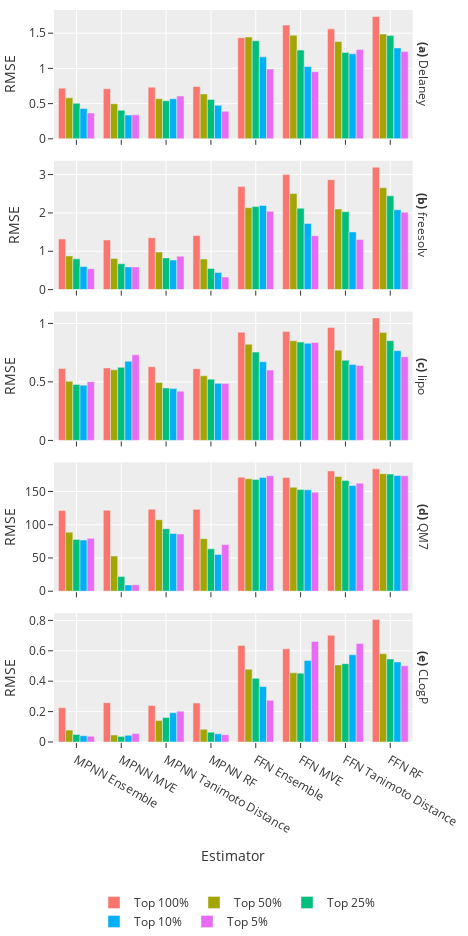

Here is the notebook cell this chart was saved with:
### Code cell
fig = px.bar(top5_df,
             x="Estimator",
             y="RMSE",
             color="Selection",
             height=468*2,
             width=234*2,
             facet_row='Data Set')

# Change the bar mode

fig.update_yaxes(matches=None)

fig.update_layout(legend=dict(xanchor='center', x=0.5, y=-0.2, orientation='h', title=None),
                  barmode="group",
                  margin=go.layout.Margin(
                    l=25,
                    r=25,
                    b=0,
                    t=10,
                    pad=0),
                  autosize=False,
                  font=dict(
                  size=12))

fig.for_each_annotation(update_label)

fig.show()

### Figure 1 — Plotly figure (JSON) as saved in the notebook; plotly's stock layout.template omitted (floating-point values rounded to 4 significant figures)
{"data": [{"alignmentgroup": "True", "hoverlabel": {"namelength": 0}, "hovertemplate": "Selection=Top 100%<br>Data Set=Delaney<br>Estimator=%{x}<br>RMSE=%{y}", "legendgroup": "Top 100%", "marker": {"color": "#F8766D"}, "name": "Top 100%", "offsetgroup": "Top 100%", "orientation": "v", "showlegend": true, "textposition": "auto", "type": "bar", "x": ["MPNN Ensemble", "MPNN MVE", "MPNN Tanimoto Distance", "MPNN RF", "FFN Ensemble", "FFN MVE", "FFN Tanimoto Distance", "FFN RF"], "xaxis": "x5", "y": [0.7197, 0.7115, 0.7338, 0.7434, 1.436, 1.615, 1.561, 1.738], "yaxis": "y5"}, {"alignmentgroup": "True", "hoverlabel": {"namelength": 0}, "hovertemplate": "Selection=Top 100%<br>Data Set=freesolv<br>Estimator=%{x}<br>RMSE=%{y}", "legendgroup": "Top 100%", "marker": {"color": "#F8766D"}, "name": "Top 100%", "offsetgroup": "Top 100%", "orientation": "v", "showlegend": false, "textposition": "auto", "type": "bar", "x": ["MPNN Ensemble", "MPNN MVE", "MPNN Tanimoto Distance", "MPNN RF", "FFN Ensemble", "FFN MVE", "FFN Tanimoto Distance", "FFN RF"], "xaxis": "x4", "y": [1.321, 1.296, 1.354, 1.412, 2.686, 2.999, 2.867, 3.192], "yaxis": "y4"}, {"alignmentgroup": "True", "hoverlabel": {"namelength": 0}, "hovertemplate": "Selection=Top 100%<br>Data Set=lipo<br>Estimator=%{x}<br>RMSE=%{y}", "legendgroup": "Top 100%", "marker": {"color": "#F8766D"}, "name": "Top 100%", "offsetgroup": "Top 100%", "orientation": "v", "showlegend": false, "textposition": "auto", "type": "bar", "x": ["MPNN Ensemble", "MPNN MVE", "MPNN Tanimoto Distance", "MPNN RF", "FFN Ensemble", "FFN MVE", "FFN Tanimoto Distance", "FFN RF"], "xaxis": "x3", "y": [0.6145, 0.6194, 0.63, 0.6132, 0.9248, 0.9298, 0.9657, 1.046], "yaxis": "y3"}, {"alignmentgroup": "True", "hoverlabel": {"namelength": 0}, "hovertemplate": "Selection=Top 100%<br>Data Set=QM7<br>Estimator=%{x}<br>RMSE=%{y}", "legendgroup": "Top 100%", "marker": {"color": "#F8766D"}, "name": "Top 100%", "offsetgroup": "Top 100%", "orientation": "v", "showlegend": false, "textposition": "auto", "type": "bar", "x": ["MPNN Ensemble", "MPNN MVE", "MPNN Tanimoto Distance", "MPNN RF", "FFN Ensemble", "FFN MVE", "FFN Tanimoto Distance", "FFN RF"], "xaxis": "x2", "y": [121.4, 121.9, 123.3, 123.1, 171.5, 170.9, 180.8, 184.0], "yaxis": "y2"}, {"alignmentgroup": "True", "hoverlabel": {"namelength": 0}, "hovertemplate": "Selection=Top 100%<br>Data Set=CLogP<br>Estimator=%{x}<br>RMSE=%{y}", "legendgroup": "Top 100%", "marker": {"color": "#F8766D"}, "name": "Top 100%", "offsetgroup": "Top 100%", "orientation": "v", "showlegend": false, "textposition": "auto", "type": "bar", "x": ["MPNN Ensemble", "MPNN MVE", "MPNN Tanimoto Distance", "MPNN RF", "FFN Ensemble", "FFN MVE", "FFN Tanimoto Distance", "FFN RF"], "xaxis": "x", "y": [0.2255, 0.2589, 0.2405, 0.2562, 0.6346, 0.6127, 0.7027, 0.8052], "yaxis": "y"}, {"alignmentgroup": "True", "hoverlabel": {"namelength": 0}, "hovertemplate": "Selection=Top 50%<br>Data Set=Delaney<br>Estimator=%{x}<br>RMSE=%{y}", "legendgroup": "Top 50%", "marker": {"color": "#A3A500"}, "name": "Top 50%", "offsetgroup": "Top 50%", "orientation": "v", "showlegend": true, "textposition": "auto", "type": "bar", "x": ["MPNN Ensemble", "MPNN MVE", "MPNN Tanimoto Distance", "MPNN RF", "FFN Ensemble", "FFN MVE", "FFN Tanimoto Distance", "FFN RF"], "xaxis": "x5", "y": [0.5816, 0.4986, 0.5697, 0.6364, 1.445, 1.469, 1.381, 1.487], "yaxis": "y5"}, {"alignmentgroup": "True", "hoverlabel": {"namelength": 0}, "hovertemplate": "Selection=Top 50%<br>Data Set=freesolv<br>Estimator=%{x}<br>RMSE=%{y}", "legendgroup": "Top 50%", "marker": {"color": "#A3A500"}, "name": "Top 50%", "offsetgroup": "Top 50%", "orientation": "v", "showlegend": false, "textposition": "auto", "type": "bar", "x": ["MPNN Ensemble", "MPNN MVE", "MPNN Tanimoto Distance", "MPNN RF", "FFN Ensemble", "FFN MVE", "FFN Tanimoto Distance", "FFN RF"], "xaxis": "x4", "y": [0.878, 0.8127, 0.9786, 0.7973, 2.137, 2.506, 2.101, 2.658], "yaxis": "y4"}, {"alignmentgroup": "True", "hoverlabel": {"namelength": 0}, "hovertemplate": "Selection=Top 50%<br>Data Set=lipo<br>Estimator=%{x}<br>RMSE=%{y}", "legendgroup": "Top 50%", "marker": {"color": "#A3A500"}, "name": "Top 50%", "offsetgroup": "Top 50%", "orientation": "v", "showlegend": false, "textposition": "auto", "type": "bar", "x": ["MPNN Ensemble", "MPNN MVE", "MPNN Tanimoto Distance", "MPNN RF", "FFN Ensemble", "FFN MVE", "FFN Tanimoto Distance", "FFN RF"], "xaxis": "x3", "y": [0.5052, 0.603, 0.4947, 0.5523, 0.8219, 0.8511, 0.7712, 0.9231], "yaxis": "y3"}, {"alignmentgroup": "True", "hoverlabel": {"namelength": 0}, "hovertemplate": "Selection=Top 50%<br>Data Set=QM7<br>Estimator=%{x}<br>RMSE=%{y}", "legendgroup": "Top 50%", "marker": {"color": "#A3A500"}, "name": "Top 50%", "offsetgroup": "Top 50%", "orientation": "v", "showlegend": false, "textposition": "auto", "type": "bar", "x": ["MPNN Ensemble", "MPNN MVE", "MPNN Tanimoto Distance", "MPNN RF", "FFN Ensemble", "FFN MVE", "FFN Tanimoto Distance", "FFN RF"], "xaxis": "x2", "y": [88.81, 52.83, 107.5, 78.98, 169.2, 156.3, 172.5, 176.7], "yaxis": "y2"}, {"alignmentgroup": "True", "hoverlabel": {"namelength": 0}, "hovertemplate": "Selection=Top 50%<br>Data Set=CLogP<br>Estimator=%{x}<br>RMSE=%{y}", "legendgroup": "Top 50%", "marker": {"color": "#A3A500"}, "name": "Top 50%", "offsetgroup": "Top 50%", "orientation": "v", "showlegend": false, "textposition": "auto", "type": "bar", "x": ["MPNN Ensemble", "MPNN MVE", "MPNN Tanimoto Distance", "MPNN RF", "FFN Ensemble", "FFN MVE", "FFN Tanimoto Distance", "FFN RF"], "xaxis": "x", "y": [0.07823, 0.0458, 0.141, 0.08377, 0.4783, 0.4548, 0.5071, 0.5802], "yaxis": "y"}, {"alignmentgroup": "True", "hoverlabel": {"namelength": 0}, "hovertemplate": "Selection=Top 25%<br>Data Set=Delaney<br>Estimator=%{x}<br>RMSE=%{y}", "legendgroup": "Top 25%", "marker": {"color": "#00BF7D"}, "name": "Top 25%", "offsetgroup": "Top 25%", "orientation": "v", "showlegend": true, "textposition": "auto", "type": "bar", "x": ["MPNN Ensemble", "MPNN MVE", "MPNN Tanimoto Distance", "MPNN RF", "FFN Ensemble", "FFN MVE", "FFN Tanimoto Distance", "FFN RF"], "xaxis": "x5", "y": [0.5035, 0.406, 0.5413, 0.5596, 1.392, 1.26, 1.225, 1.466], "yaxis": "y5"}, {"alignmentgroup": "True", "hoverlabel": {"namelength": 0}, "hovertemplate": "Selection=Top 25%<br>Data Set=freesolv<br>Estimator=%{x}<br>RMSE=%{y}", "legendgroup": "Top 25%", "marker": {"color": "#00BF7D"}, "name": "Top 25%", "offsetgroup": "Top 25%", "orientation": "v", "showlegend": false, "textposition": "auto", "type": "bar", "x": ["MPNN Ensemble", "MPNN MVE", "MPNN Tanimoto Distance", "MPNN RF", "FFN Ensemble", "FFN MVE", "FFN Tanimoto Distance", "FFN RF"], "xaxis": "x4", "y": [0.8028, 0.6748, 0.827, 0.553, 2.165, 2.124, 2.032, 2.446], "yaxis": "y4"}, {"alignmentgroup": "True", "hoverlabel": {"namelength": 0}, "hovertemplate": "Selection=Top 25%<br>Data Set=lipo<br>Estimator=%{x}<br>RMSE=%{y}", "legendgroup": "Top 25%", "marker": {"color": "#00BF7D"}, "name": "Top 25%", "offsetgroup": "Top 25%", "orientation": "v", "showlegend": false, "textposition": "auto", "type": "bar", "x": ["MPNN Ensemble", "MPNN MVE", "MPNN Tanimoto Distance", "MPNN RF", "FFN Ensemble", "FFN MVE", "FFN Tanimoto Distance", "FFN RF"], "xaxis": "x3", "y": [0.4778, 0.6241, 0.448, 0.5233, 0.7548, 0.8401, 0.6849, 0.8522], "yaxis": "y3"}, {"alignmentgroup": "True", "hoverlabel": {"namelength": 0}, "hovertemplate": "Selection=Top 25%<br>Data Set=QM7<br>Estimator=%{x}<br>RMSE=%{y}", "legendgroup": "Top 25%", "marker": {"color": "#00BF7D"}, "name": "Top 25%", "offsetgroup": "Top 25%", "orientation": "v", "showlegend": false, "textposition": "auto", "type": "bar", "x": ["MPNN Ensemble", "MPNN MVE", "MPNN Tanimoto Distance", "MPNN RF", "FFN Ensemble", "FFN MVE", "FFN Tanimoto Distance", "FFN RF"], "xaxis": "x2", "y": [77.9, 21.97, 93.96, 63.72, 168.2, 152.8, 166.4, 176.2], "yaxis": "y2"}, {"alignmentgroup": "True", "hoverlabel": {"namelength": 0}, "hovertemplate": "Selection=Top 25%<br>Data Set=CLogP<br>Estimator=%{x}<br>RMSE=%{y}", "legendgroup": "Top 25%", "marker": {"color": "#00BF7D"}, "name": "Top 25%", "offsetgroup": "Top 25%", "orientation": "v", "showlegend": false, "textposition": "auto", "type": "bar", "x": ["MPNN Ensemble", "MPNN MVE", "MPNN Tanimoto Distance", "MPNN RF", "FFN Ensemble", "FFN MVE", "FFN Tanimoto Distance", "FFN RF"], "xaxis": "x", "y": [0.0492, 0.0369, 0.1618, 0.06496, 0.4188, 0.4528, 0.5156, 0.5465], "yaxis": "y"}, {"alignmentgroup": "True", "hoverlabel": {"namelength": 0}, "hovertemplate": "Selection=Top 10%<br>Data Set=Delaney<br>Estimator=%{x}<br>RMSE=%{y}", "legendgroup": "Top 10%", "marker": {"color": "#00B0F6"}, "name": "Top 10%", "offsetgroup": "Top 10%", "orientation": "v", "showlegend": true, "textposition": "auto", "type": "bar", "x": ["MPNN Ensemble", "MPNN MVE", "MPNN Tanimoto Distance", "MPNN RF", "FFN Ensemble", "FFN MVE", "FFN Tanimoto Distance", "FFN RF"], "xaxis": "x5", "y": [0.4305, 0.3373, 0.5686, 0.4758, 1.164, 1.027, 1.208, 1.291], "yaxis": "y5"}, {"alignmentgroup": "True", "hoverlabel": {"namelength": 0}, "hovertemplate": "Selection=Top 10%<br>Data Set=freesolv<br>Estimator=%{x}<br>RMSE=%{y}", "legendgroup": "Top 10%", "marker": {"color": "#00B0F6"}, "name": "Top 10%", "offsetgroup": "Top 10%", "orientation": "v", "showlegend": false, "textposition": "auto", "type": "bar", "x": ["MPNN Ensemble", "MPNN MVE", "MPNN Tanimoto Distance", "MPNN RF", "FFN Ensemble", "FFN MVE", "FFN Tanimoto Distance", "FFN RF"], "xaxis": "x4", "y": [0.6017, 0.593, 0.7702, 0.4453, 2.196, 1.726, 1.505, 2.083], "yaxis": "y4"}, {"alignmentgroup": "True", "hoverlabel": {"namelength": 0}, "hovertemplate": "Selection=Top 10%<br>Data Set=lipo<br>Estimator=%{x}<br>RMSE=%{y}", "legendgroup": "Top 10%", "marker": {"color": "#00B0F6"}, "name": "Top 10%", "offsetgroup": "Top 10%", "orientation": "v", "showlegend": false, "textposition": "auto", "type": "bar", "x": ["MPNN Ensemble", "MPNN MVE", "MPNN Tanimoto Distance", "MPNN RF", "FFN Ensemble", "FFN MVE", "FFN Tanimoto Distance", "FFN RF"], "xaxis": "x3", "y": [0.4721, 0.6771, 0.4429, 0.4874, 0.6719, 0.8301, 0.6483, 0.7668], "yaxis": "y3"}, {"alignmentgroup": "True", "hoverlabel": {"namelength": 0}, "hovertemplate": "Selection=Top 10%<br>Data Set=QM7<br>Estimator=%{x}<br>RMSE=%{y}", "legendgroup": "Top 10%", "marker": {"color": "#00B0F6"}, "name": "Top 10%", "offsetgroup": "Top 10%", "orientation": "v", "showlegend": false, "textposition": "auto", "type": "bar", "x": ["MPNN Ensemble", "MPNN MVE", "MPNN Tanimoto Distance", "MPNN RF", "FFN Ensemble", "FFN MVE", "FFN Tanimoto Distance", "FFN RF"], "xaxis": "x2", "y": [76.84, 9.489, 86.92, 55.28, 171.0, 152.4, 159.1, 174.1], "yaxis": "y2"}, {"alignmentgroup": "True", "hoverlabel": {"namelength": 0}, "hovertemplate": "Selection=Top 10%<br>Data Set=CLogP<br>Estimator=%{x}<br>RMSE=%{y}", "legendgroup": "Top 10%", "marker": {"color": "#00B0F6"}, "name": "Top 10%", "offsetgroup": "Top 10%", "orientation": "v", "showlegend": false, "textposition": "auto", "type": "bar", "x": ["MPNN Ensemble", "MPNN MVE", "MPNN Tanimoto Distance", "MPNN RF", "FFN Ensemble", "FFN MVE", "FFN Tanimoto Distance", "FFN RF"], "xaxis": "x", "y": [0.04104, 0.04403, 0.1922, 0.05377, 0.3651, 0.5365, 0.5739, 0.5266], "yaxis": "y"}, {"alignmentgroup": "True", "hoverlabel": {"namelength": 0}, "hovertemplate": "Selection=Top 5%<br>Data Set=Delaney<br>Estimator=%{x}<br>RMSE=%{y}", "legendgroup": "Top 5%", "marker": {"color": "#E76BF3"}, "name": "Top 5%", "offsetgroup": "Top 5%", "orientation": "v", "showlegend": true, "textposition": "auto", "type": "bar", "x": ["MPNN Ensemble", "MPNN MVE", "MPNN Tanimoto Distance", "MPNN RF", "FFN Ensemble", "FFN MVE", "FFN Tanimoto Distance", "FFN RF"], "xaxis": "x5", "y": [0.368, 0.3402, 0.608, 0.3918, 0.9922, 0.9528, 1.267, 1.239], "yaxis": "y5"}, {"alignmentgroup": "True", "hoverlabel": {"namelength": 0}, "hovertemplate": "Selection=Top 5%<br>Data Set=freesolv<br>Estimator=%{x}<br>RMSE=%{y}", "legendgroup": "Top 5%", "marker": {"color": "#E76BF3"}, "name": "Top 5%", "offsetgroup": "Top 5%", "orientation": "v", "showlegend": false, "textposition": "auto", "type": "bar", "x": ["MPNN Ensemble", "MPNN MVE", "MPNN Tanimoto Distance", "MPNN RF", "FFN Ensemble", "FFN MVE", "FFN Tanimoto Distance", "FFN RF"], "xaxis": "x4", "y": [0.5446, 0.5931, 0.8712, 0.3292, 2.042, 1.404, 1.306, 2.018], "yaxis": "y4"}, {"alignmentgroup": "True", "hoverlabel": {"namelength": 0}, "hovertemplate": "Selection=Top 5%<br>Data Set=lipo<br>Estimator=%{x}<br>RMSE=%{y}", "legendgroup": "Top 5%", "marker": {"color": "#E76BF3"}, "name": "Top 5%", "offsetgroup": "Top 5%", "orientation": "v", "showlegend": false, "textposition": "auto", "type": "bar", "x": ["MPNN Ensemble", "MPNN MVE", "MPNN Tanimoto Distance", "MPNN RF", "FFN Ensemble", "FFN MVE", "FFN Tanimoto Distance", "FFN RF"], "xaxis": "x3", "y": [0.5021, 0.7316, 0.4208, 0.4855, 0.6014, 0.8376, 0.6407, 0.7146], "yaxis": "y3"}, {"alignmentgroup": "True", "hoverlabel": {"namelength": 0}, "hovertemplate": "Selection=Top 5%<br>Data Set=QM7<br>Estimator=%{x}<br>RMSE=%{y}", "legendgroup": "Top 5%", "marker": {"color": "#E76BF3"}, "name": "Top 5%", "offsetgroup": "Top 5%", "orientation": "v", "showlegend": false, "textposition": "auto", "type": "bar", "x": ["MPNN Ensemble", "MPNN MVE", "MPNN Tanimoto Distance", "MPNN RF", "FFN Ensemble", "FFN MVE", "FFN Tanimoto Distance", "FFN RF"], "xaxis": "x2", "y": [79.53, 9.65, 86.01, 70.2, 173.6, 148.9, 162.5, 173.7], "yaxis": "y2"}, {"alignmentgroup": "True", "hoverlabel": {"namelength": 0}, "hovertemplate": "Selection=Top 5%<br>Data Set=CLogP<br>Estimator=%{x}<br>RMSE=%{y}", "legendgroup": "Top 5%", "marker": {"color": "#E76BF3"}, "name": "Top 5%", "offsetgroup": "Top 5%", "orientation": "v", "showlegend": false, "textposition": "auto", "type": "bar", "x": ["MPNN Ensemble", "MPNN MVE", "MPNN Tanimoto Distance", "MPNN RF", "FFN Ensemble", "FFN MVE", "FFN Tanimoto Distance", "FFN RF"], "xaxis": "x", "y": [0.03837, 0.05569, 0.2027, 0.04801, 0.2744, 0.6612, 0.6486, 0.5014], "yaxis": "y"}], "layout": {"annotations": [{"font": {}, "showarrow": false, "text": "<b>(e)</b> CLogP", "textangle": 90, "x": 0.98, "xanchor": "left", "xref": "paper", "y": 0.088, "yanchor": "middle", "yref": "paper"}, {"font": {}, "showarrow": false, "text": "<b>(d)</b> QM7", "textangle": 90, "x": 0.98, "xanchor": "left", "xref": "paper", "y": 0.294, "yanchor": "middle", "yref": "paper"}, {"font": {}, "showarrow": false, "text": "<b>(c)</b> lipo", "textangle": 90, "x": 0.98, "xanchor": "left", "xref": "paper", "y": 0.5, "yanchor": "middle", "yref": "paper"}, {"font": {}, "showarrow": false, "text": "<b>(b)</b> freesolv", "textangle": 90, "x": 0.98, "xanchor": "left", "xref": "paper", "y": 0.706, "yanchor": "middle", "yref": "paper"}, {"font": {}, "showarrow": false, "text": "<b>(a)</b> Delaney", "textangle": 90, "x": 0.98, "xanchor": "left", "xref": "paper", "y": 0.912, "yanchor": "middle", "yref": "paper"}], "autosize": false, "barmode": "group", "font": {"size": 12}, "height": 936, "legend": {"orientation": "h", "title": {}, "tracegroupgap": 0, "x": 0.5, "xanchor": "center", "y": -0.2}, "margin": {"b": 0, "l": 25, "pad": 0, "r": 25, "t": 10}, "width": 468, "xaxis": {"anchor": "y", "domain": [0, 0.98], "title": {"text": "Estimator"}}, "xaxis2": {"anchor": "y2", "domain": [0, 0.98], "matches": "x", "showticklabels": false}, "xaxis3": {"anchor": "y3", "domain": [0, 0.98], "matches": "x", "showticklabels": false}, "xaxis4": {"anchor": "y4", "domain": [0, 0.98], "matches": "x", "showticklabels": false}, "xaxis5": {"anchor": "y5", "domain": [0, 0.98], "matches": "x", "showticklabels": false}, "yaxis": {"anchor": "x", "domain": [0, 0.176], "title": {"text": "RMSE"}}, "yaxis2": {"anchor": "x2", "domain": [0.206, 0.382], "title": {"text": "RMSE"}}, "yaxis3": {"anchor": "x3", "domain": [0.412, 0.588], "title": {"text": "RMSE"}}, "yaxis4": {"anchor": "x4", "domain": [0.618, 0.794], "title": {"text": "RMSE"}}, "yaxis5": {"anchor": "x5", "domain": [0.824, 1], "title": {"text": "RMSE"}}}}
